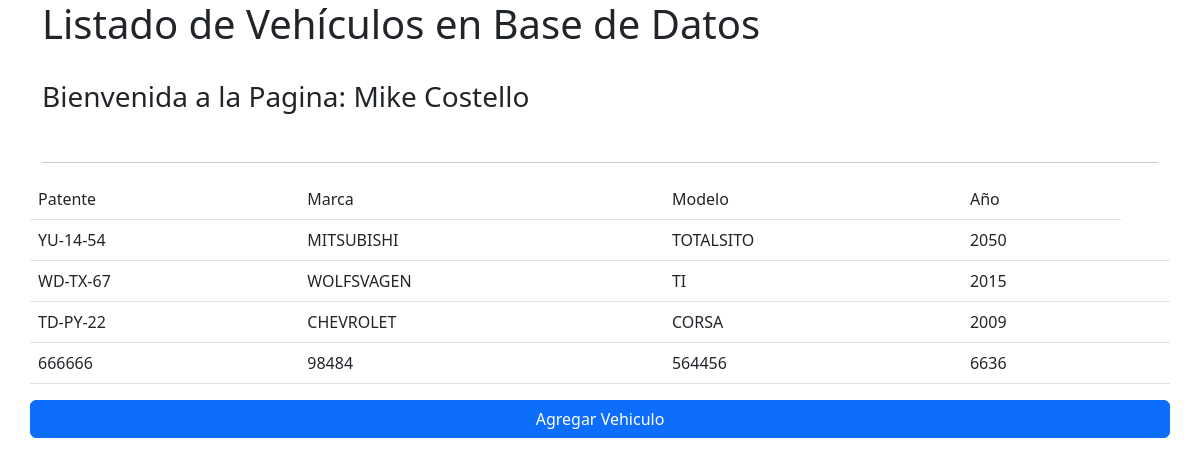
The app's page /vehiculo with its own data.
### core/models.py (models this page shows, shortened)
class Vehiculo(models.Model):
    patente = models.CharField(max_length=8, primary_key=True, verbose_name='Patente')
    marca = models.CharField(max_length=20, verbose_name='Marca del Vehículo')
    modelo = models.CharField(max_length=20, null=True, verbose_name='Modelo')
    anio = models.CharField(max_length=4, verbose_name='año')
    categoria = models.ForeignKey(Categoria, on_delete= models.CASCADE)

### core/views.py (the view)
# urls.py: path('vehiculo', vista_vehiculos,name="vehiculos"),
def vista_vehiculos(request):
    vVehiculos = Vehiculo.objects.all()
    contexto = {'nombre':'Mike Costello', 'vehiculos':vVehiculos}
    return render(request, 'vehiculos.html', contexto)

### core/templates/vehiculos.html (shortened to what this page needs)
<!DOCTYPE html>
{%load static %}
<html lang="en">
<head>
    <link rel="stylesheet" href="{% static 'css/style.css' %}">
    <link href="https://cdn.jsdelivr.net/npm/bootstrap@5.3.0-alpha1/dist/css/bootstrap.min.css" rel="stylesheet">
</head>
<body>
    <div class="container">
        <div class="mb-3">
          <h1>Listado de Vehículos en Base de Datos</h1>
          <br>
          <h3>Bienvenida a la Pagina: {{nombre}}</h3>
          <br>
          <hr>
          <div class="row">
            <table class="table">
              <tr>
                <td>Patente</td>
                <td>Marca</td>
                <td>Modelo</td>
                <td>Año</td>
              </tr>
             {% for i in vehiculos %}
              <tr>
                <td>{{i.patente}}</td>
                <td>{{i.marca}}</td>
                <td>{{i.modelo}}</td>
                <td>{{i.anio}}</td>
                <td>{{i.modificar}}</td>
              </tr>
             {% endfor %}
            </table>
            <br>
            <br>
          </div>
          <div class="row mb-3">
            <a class="btn btn-primary" href="{% url 'form_vehiculo'%}" role="link">Agregar Vehiculo</a>
          </div>
        </div>
      </div>
</body>
</html>

### core/static/css/style.css (style rules this page uses)
* { margin: 0; padding: 0; }

### records on screen
Vehiculo: patente "YU-14-54", marca "MITSUBISHI", modelo "TOTALSITO", anio "2050"
Vehiculo: patente "WD-TX-67", marca "WOLFSVAGEN", modelo "TI", anio "2015"
Vehiculo: patente "TD-PY-22", marca "CHEVROLET", modelo "CORSA", anio "2009"
Vehiculo: patente "666666", marca "98484", modelo "564456", anio "6636"

### other values on screen
{{ nombre }} "Mike Costello"
